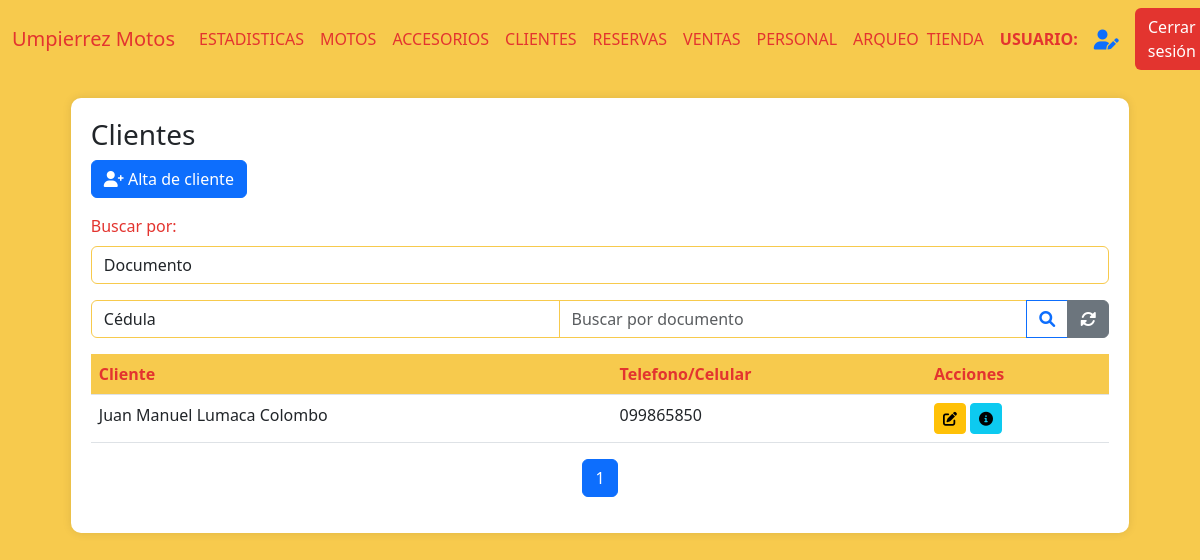
Before: /clientes (signed in) with the older database file.
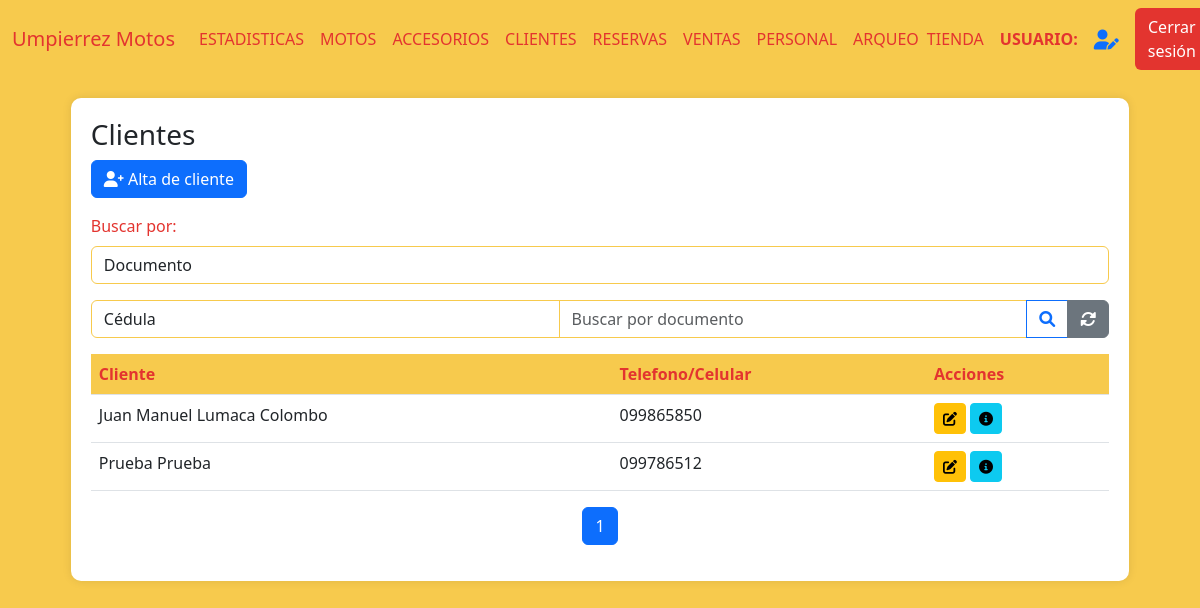
After: the same page with the newer database file.
### AppUM/models.py (models this page shows)
class Cliente(models.Model):
    documento = models.CharField(max_length=20, unique=True)
    nombre = models.CharField(max_length=20)
    apellido  = models.CharField(max_length=20)
    fecha_nacimiento = models.DateField(null=True,blank=True)
    domicilio = models.CharField(max_length=500,blank=True)

### AppUM/decorators.py (the view)
    def _wrapped_view(request, *args, **kwargs):
        user = request.user
        if user.is_authenticated:
            usuario_consulta = Personal.objects.filter(usuario=user.username).first()
            if usuario_consulta:
                if Administrativo.objects.filter(personal_ptr_id=usuario_consulta.id,activo=1).exists():
                    return view_func(request, *args, **kwargs)
                else:
                    raise PermissionDenied
            else:
                return view_func(request, *args, **kwargs)
        else:
            return redirect('Login')  # Redirigir al login si no está autenticado

### AppUM/functions.py (called while the page is built)
def funcion_paginas_varias(req,instancia_model):
    paginator = Paginator(instancia_model, 5)  # 5 motos por página
    page_number = req.GET.get('page')  # Obtiene el número de página desde la URL
    page_obj = paginator.get_page(page_number)
    return page_obj

### AppUM/views.py (called while the page is built)
@admin_required
def vista_clientes(req):
    clientes = Cliente.objects.filter(
        cliente_telefono__principal=True
    ).values('id','nombre', 'apellido', 'cliente_telefono__telefono').order_by('nombre')
    page_obj = funcion_paginas_varias(req,clientes)
    return render(req,"perfil_administrativo/cliente/clientes.html",{'page_obj': page_obj,"clientes":clientes})

### AppUM/templates/perfil_administrativo/cliente/clientes.html (shortened to what this page needs)
{% extends "perfil_administrativo/padre_perfil_administrativo.html" %}
{% load static %}
{% block contenidoQueCambia %}
<link href="https://cdnjs.cloudflare.com/ajax/libs/font-awesome/6.0.0/css/all.min.css" rel="stylesheet">
<link href="https://cdn.jsdelivr.net/npm/bootstrap-icons@1.10.0/font/bootstrap-icons.css" rel="stylesheet">
<div class="table-container" id="inventarios">
    <h3>Clientes</h3>
    <a href="{% url 'ClienteAlta' %}" class="btn btn-primary mb-3">
        <i class="fas fa-user-plus"></i> Alta de cliente
    </a>
    <div class="mb-3">
        <label for="estado" class="form-label">Buscar por:</label>
        <select class="form-control" name="tipo_busqueda" id="tipo_busqueda" onchange="tipo_busqueda()">
            <option value="documento">Documento</option>
        </select>
    </div>
    <form action="{% url 'BusquedaDocumento' %}" enctype="multipart/form-data" method="get" id="busqueda_documento">{% csrf_token %}
        <div class="input-group mb-3">
            <select class="form-control" name="tipo_doc_busq" id="tipo_doc">
                <option value="CI">Cédula</option>
            </select>
            <input type="number" name="documento" class="form-control" placeholder="Buscar por documento">
            <button class="btn btn-outline-primary" type="submit">
                <i class="fas fa-search"></i>
            </button>
            <a href="{% url 'Clientes' %}" class="btn btn-secondary">
                <i class="fas fa-sync-alt"></i>
            </a>
        </div>
    </form>
    <table class="table">
        <thead>
            <tr>
                <th>Cliente</th>
                <th>Telefono/Celular</th>
                <th>Acciones</th>
            </tr>
        </thead>
        <tbody>
            {% if page_obj %}
                {% for cliente in page_obj %}
                <tr>
                    <td>{{ cliente.nombre }} {{ cliente.apellido }}</td>
                    <td>{{ cliente.cliente_telefono__telefono }}</td>
                    <td>
                        <a href="{% url 'ClienteModificacion' cliente.id %}"><button class="btn btn-sm btn-warning"><i class="fas fa-edit"></i></button></a>
                        <a href="{% url 'ClienteFicha' cliente.id %}"><button class="btn btn-sm btn-info"><i class="fas fa-info-circle"></i></button></a>
                    </td>
                </tr>
                {% endfor %}
            {% else %}
                <tr>
                    <td colspan="9" class="text-center text-muted">
                        No hay registros de clientes.
                    </td>
                </tr>
            {% endif %}
        </tbody>
    </table>
    <nav aria-label="Page navigation">
        <ul class="pagination justify-content-center">
            {% for num in page_obj.paginator.page_range %}
            <li class="page-item {% if page_obj.number == num %}active{% endif %}">
                <a class="page-link" href="?page={{ num }}">{{ num }}</a>
            </li>
            {% endfor %}
        </ul>
    </nav>
</div>
{% endblock %}

Changed rows visible on the page:
added Cliente: nombre "Prueba", apellido "Prueba", cliente_telefono__telefono "099786512"
